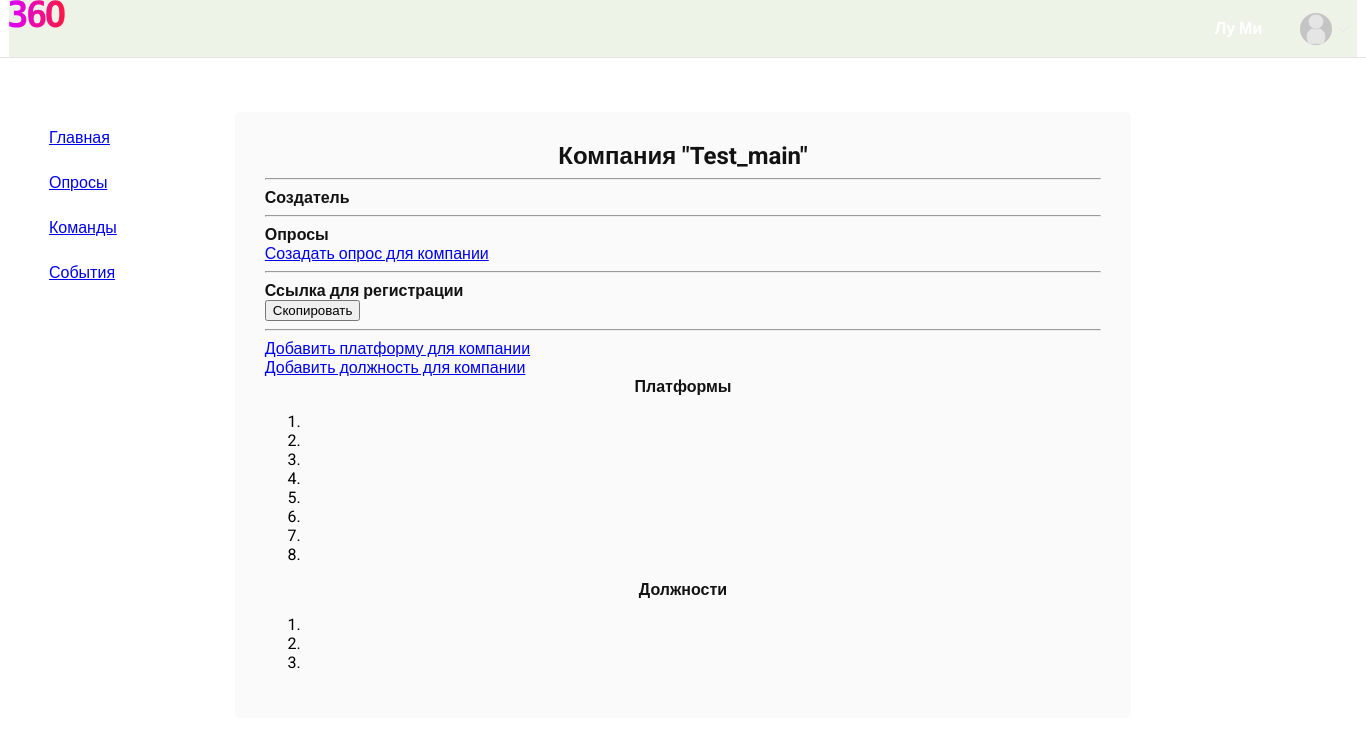
The app's page /company_view/ (signed in), older data.
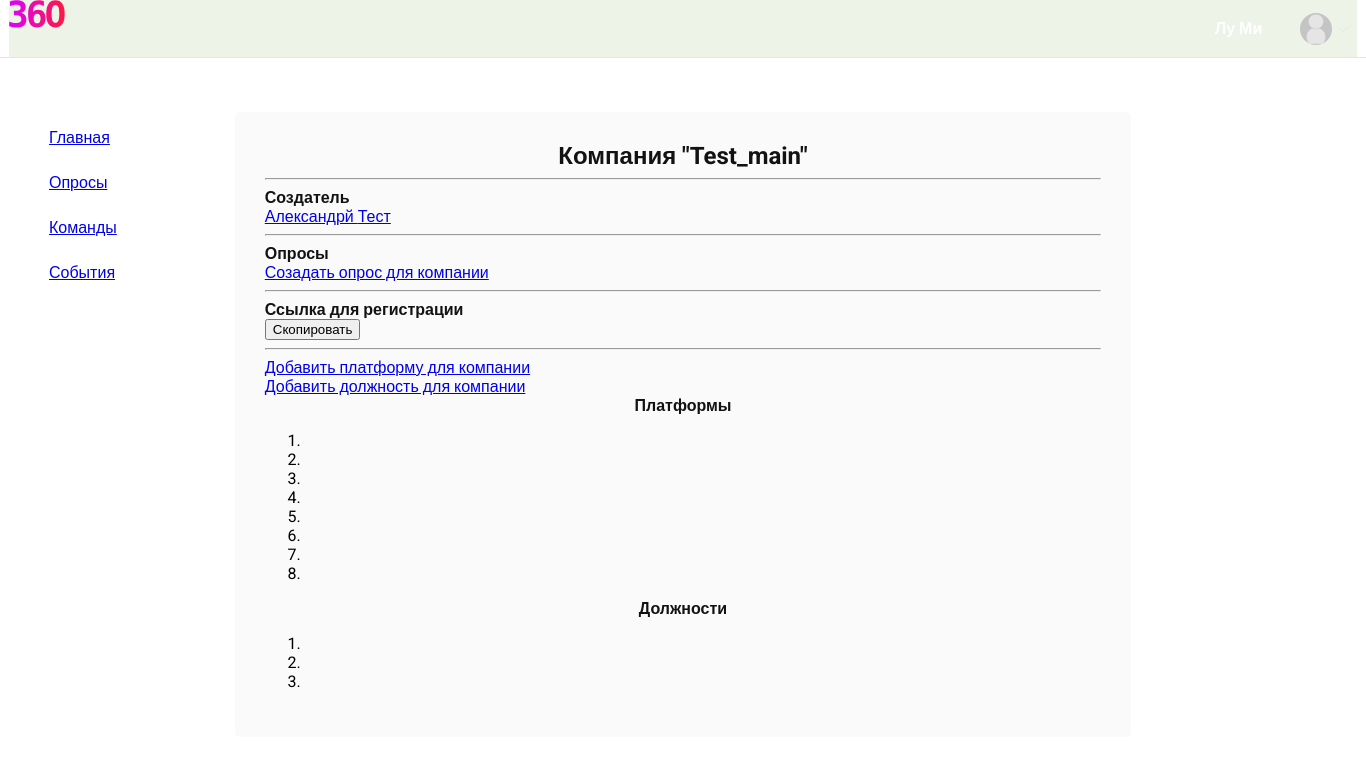
The same page, newer data.
### main/models.py (models this page shows, shortened)
class Profile (models.Model):
    user = models.OneToOneField(User, on_delete=models.CASCADE)
    fullname = models.CharField(max_length=150, default='')
    name = models.CharField(max_length=50, default='')
    surname = models.CharField(max_length=50, default='')
    patronymic = models.CharField(max_length=50, default='')
    company = models.ForeignKey('Company', on_delete=models.CASCADE, null=True)
    platform = models.ForeignKey('PlatformCompany', on_delete=models.CASCADE, null=True)
    position = models.ForeignKey('PositionCompany', on_delete=models.CASCADE, null=True)
    groups = models.ManyToManyField('Group', null=True)
    email_is_validate = models.BooleanField(default=False)
    objects = models.Manager()
    class Meta:
        db_table = "Profile"

### main/views/company_views.py (the view)
# urls.py: path('company_view/', company_views.company_view, name='company_view'),
def company_view(request):
    if auth.get_user(request).is_anonymous:
        return redirect('/')
    profile = get_user_profile(request)
    company = profile.company
    if company is None:
        return redirect('/communications/')
    args = {
        'title': company.name,
        'positions': PositionCompany.objects.filter(company=company),
        'platforms': PlatformCompany.objects.filter(company=company),
        'company_name': company.name,
        'owner': {'pk': company.owner.profile.pk,
                  'name': company.owner.profile.name,
                  'surname': company.owner.profile.surname},
        'link_to_enter': request.scheme + "://" + request.get_host() + "/invite/c/" + company.key,
    }
    return render(request, 'main/companies/company_view.html', args)

### main/models.py (called while the page is built)
    def __str__(self):
        return '{}'.format(self.name)

    def __str__(self):
        return '{}'.format(self.name)

### main/views/auxiliary_general_methods.py (called while the page is built)
def get_user_profile(request):
    user = auth.get_user(request)
    return Profile.objects.get(user=user)

### main/templates/main/companies/company_view.html (shortened to what this page needs)
{% extends 'main/wrapper.html' %}
{% load static %}
{% block content-user %}
    <div class="row">
        <div class="col-md-12 rounded-block">
            <div>
                <h2 style="text-align: center">Компания "{{ company_name }}"</h2>
                <hr>
                <div class="row">
                    <div class="col-md-6">
                        <div>
                            <h4>Создатель</h4>
                            <a href="{% url 'main:profile' owner.pk %}">{{ owner.name }} {{ owner.surname }}</a>
                        </div>
                        <hr>
                        <div>
                            <h4>Опросы</h4>
                            <a href="{% url 'main:respondent_choice_company' %}">Созадать опрос для компании</a>
                        </div>
                        <hr>
                        {% if link_to_enter %}
                            <div>
                                <h4>Ссылка для регистрации</h4>
                                <div>
                                    <button class="btn btn-secondary" onclick="copyText('#linkToEnter')">Скопировать
                                    </button>
                                </div>
                            </div>
                            <hr>
                            <div>
                                <a href="{% url 'main:add_new_platform_in_company' %}">Добавить платформу для
                                    компании</a>
                                <br>
                                <a href="{% url 'main:add_new_position_in_company' %}">Добавить должность для
                                    компании</a>
                            </div>
                        {% endif %}
                    </div>
                    <div class="col-md-6">
                        <div style="text-align: center">
                            {% if platforms %}
                                <h4>Платформы</h4>
                                <ol>
                                    {% for platform in platforms %}
                                        <li>
                                        </li>
                                    {% endfor %}
                                </ol>
                            {% endif %}
                        </div>
                        <div style="text-align: center">
                            <h4 style="text-align: center">Должности</h4>
                            {% if positions %}
                                <ol>
                                    {% for position in positions %}
                                        <li>
                                        </li>
                                    {% endfor %}
                                </ol>
                            {% else %}
                                <i><a href="{% url 'main:add_new_position_in_company' %}">Необходимо добавить должности</a></i>
                            {% endif %}
                        </div>
                    </div>
                </div>
            </div>
        </div>
    </div>
{% endblock %}

Row changes from the older to the newer data that the page shows:
now on this page (row edited): Profile: name "Александрй", surname "Тест"
